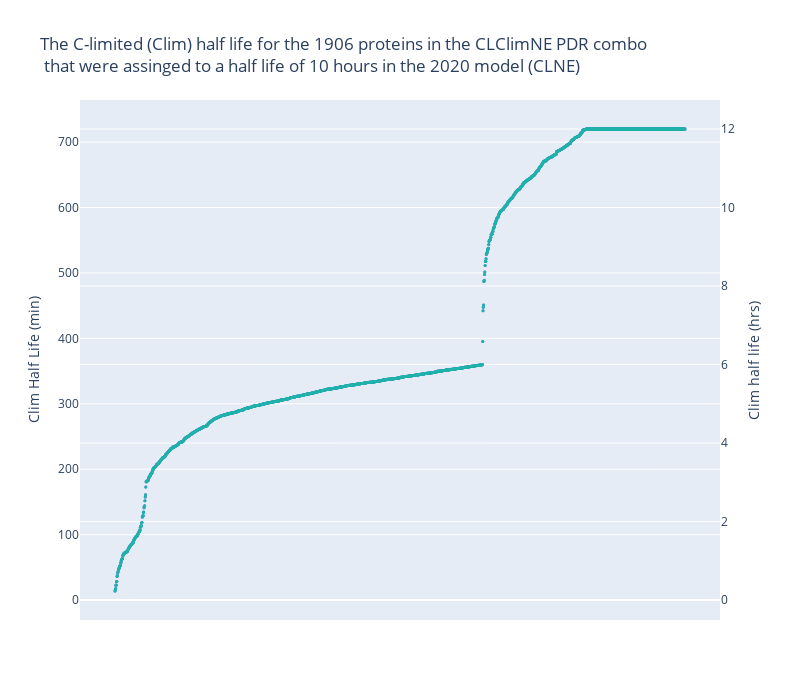

This figure's notebook cell:
### Code cell
# make a new data frame with all proteins that have a half life of greater than 10 mins in the NE half life (min) column 
df_10hrs = df[df['NE half life (min)'] > 10]
print(np.shape(df_10hrs))

# make a plotly scatter plot of the protein ID on the x axis and the half life on the y axis. Arrange the proteins by their half life in the Clim model. Do not list the protein names on the x axis
df_10hrs = df_10hrs.sort_values(by='Clim half life (min)')
fig = go.Figure()
fig.add_trace(go.Scatter(x=df_10hrs['Protein ID'], y=df_10hrs['Clim half life (min)'], mode='markers', name='Clim half life (min)', yaxis="y1"))

# add a second y axis
fig.add_trace(go.Scatter(x=df_10hrs['Protein ID'], y=(df_10hrs['Clim half life (min)']/60), mode='markers', name='Clim half life (min)', yaxis="y2", marker=dict(color="lightseagreen")))
fig.update_layout(yaxis2=dict(title='Clim half life (hrs)', overlaying='y', side='right'))    

# Plot Specs
fig.update_traces(marker_size=3)
fig.update_xaxes(visible=False)
fig.update_layout(autosize=False, width=800, height=700, showlegend=False)
fig.update_layout(title='The C-limited (Clim) half life for the 1906 proteins in the ' + current_sequence + ' PDR combo<br> that were assinged to a half life of 10 hours in the 2020 model (CLNE)', xaxis_title='Protein ID', yaxis_title='Clim Half Life (min)')

# todo: note that the first limit is probably the doubling time of 6 hours (3600 mins)

### Figure 1 — Plotly figure (JSON) as saved in the notebook; plotly's stock layout.template omitted (floating-point values rounded to 4 significant figures; data arrays with more than 128 entries replaced by an {"elided": "..."} marker saying what was removed)
{"data": [{"mode": "markers", "name": "Clim half life (min)", "x": {"elided": "1906 str values"}, "y": {"elided": "1906 float values"}, "yaxis": "y", "type": "scatter", "marker": {"size": 3}}, {"marker": {"color": "lightseagreen", "size": 3}, "mode": "markers", "name": "Clim half life (min)", "x": {"elided": "1906 str values"}, "y": {"elided": "1906 float values"}, "yaxis": "y2", "type": "scatter"}], "layout": {"yaxis2": {"title": {"text": "Clim half life (hrs)"}, "overlaying": "y", "side": "right"}, "xaxis": {"visible": false, "title": {"text": "Protein ID"}}, "autosize": false, "width": 800, "height": 700, "showlegend": false, "title": {"text": "The C-limited (Clim) half life for the 1906 proteins in the CLClimNE PDR combo<br> that were assinged to a half life of 10 hours in the 2020 model (CLNE)"}, "yaxis": {"title": {"text": "Clim Half Life (min)"}}}}
